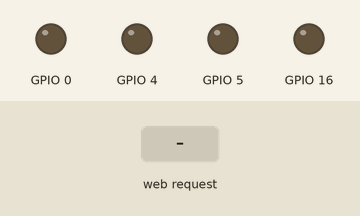
The sketch below on a simulated ESP8266 (NodeMCU). Parts: output pins drawn as LEDs (lit = HIGH). Inputs (shaded band) come from the test bench. WiFi joins after 1.5 s; servers stay silent unless stated; what the sketch prints to the serial monitor is not drawn.

Above: at 2.7 s.
2.8 s: HTTP request GET /gpio16/1 received
At 3.9 s:
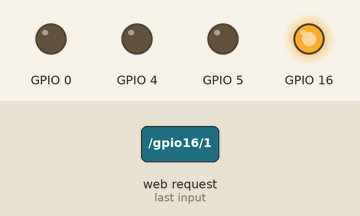
4.3 s: HTTP request GET /gpio5/1 received
At 5.0 s:
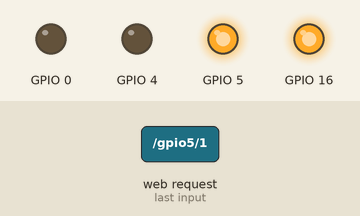
5.8 s: HTTP request GET /gpio16/0 received
At 6.1 s:
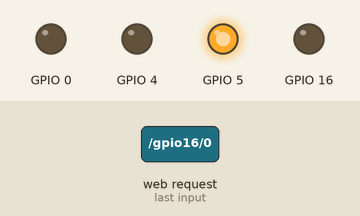
7.3 s: HTTP request GET /gpio4/1 received
At 8.5 s:
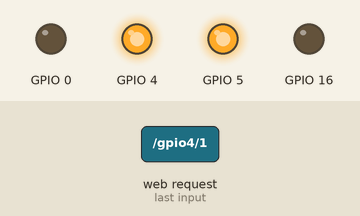
8.8 s: HTTP request GET /gpio5/0 received
At 9.6 s:
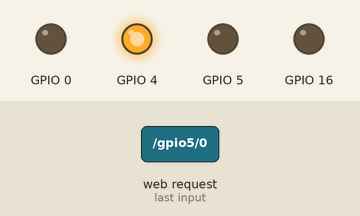
10.3 s: HTTP request GET /gpio0/1 received
At 10.8 s:
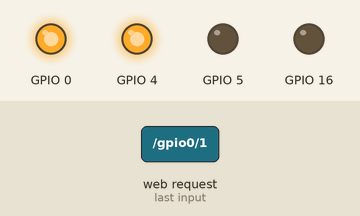
Timing chart, 0 to 12.8 s (numbered marks = the images above; inputs shaded):
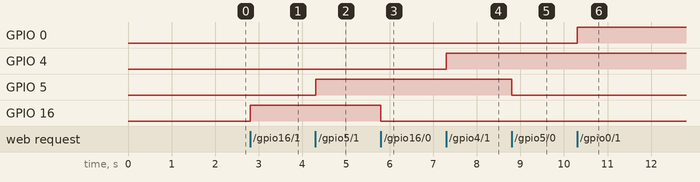

Measured:
- after the input at 2.8 s, GPIO 16: LOW → HIGH at once
- after the input at 4.3 s, GPIO 5: LOW → HIGH at once
- after the input at 5.8 s, GPIO 16: HIGH → LOW at once
- after the input at 7.3 s, GPIO 4: LOW → HIGH at once
- after the input at 8.8 s, GPIO 5: HIGH → LOW at once
- after the input at 10.3 s, GPIO 0: LOW → HIGH at once

The sketch:

HOMEAUTOBYMYAPP.ino
```cpp
#include <ESP8266WiFi.h>
//ur wifi and pswd
const char* ssid = "xxxx";
const char* password = "xxxx";

// Create an instance of the server
// specify the port to listen on as an argument
WiFiServer server(80);

void setup() {
  Serial.begin(115200);
  delay(10);


  pinMode(16, OUTPUT);
  digitalWrite(16, LOW);

  pinMode(5, OUTPUT);
  digitalWrite(5,LOW);

  pinMode(4, OUTPUT);
  digitalWrite(4, LOW);

  pinMode(0, OUTPUT);
  digitalWrite(0, LOW);

  // Connect to WiFi network
  Serial.println();
  Serial.println();
  Serial.print("Connecting to ");
  Serial.println(ssid);

  WiFi.begin(ssid, password);

  while (WiFi.status() != WL_CONNECTED) {
    delay(500);
    Serial.print(".");
  }
  Serial.println("");
  Serial.println("WiFi connected");

  // Start the server
  server.begin();
  Serial.println("Server started");

  // Print the IP address
  Serial.println(WiFi.localIP());
}

void loop() {
  // Check if a client has connected
  WiFiClient client = server.available();
  if (!client) {
    return;
  }

  // Wait until the client sends some data
  Serial.println("new client");
  while(!client.available()){
    delay(1);
  }

  // Read the first line of the request
  String req = client.readStringUntil('\r');
  Serial.println(req);
  client.flush();

  // Match the request

  if (req.indexOf("/gpio16/1") != -1)
    {
      digitalWrite(16,HIGH);
      }
  else if (req.indexOf("/gpio16/0") != -1)

    {
      digitalWrite(16,LOW);
    }
     else if (req.indexOf("/gpio5/1") != -1)

    {
      digitalWrite(5,HIGH);
    }

else if (req.indexOf("/gpio5/0") != -1)

    {
      digitalWrite(5,LOW);
    }
    else if (req.indexOf("/gpio4/1") != -1)

    {
      digitalWrite(4,HIGH);
    }
    else if (req.indexOf("/gpio4/0") != -1)

    {
      digitalWrite(4,LOW);
    }
     else if (req.indexOf("/gpio0/1") != -1)

    {
      digitalWrite(0,HIGH);
    }
    else if (req.indexOf("/gpio0/0") != -1)

    {
      digitalWrite(0,LOW);
    }


  else {
    Serial.println("invalid request");
    client.stop();
    return;
  }

  // Set GPIO according to the request


  client.flush();


  delay(10);

}
```
